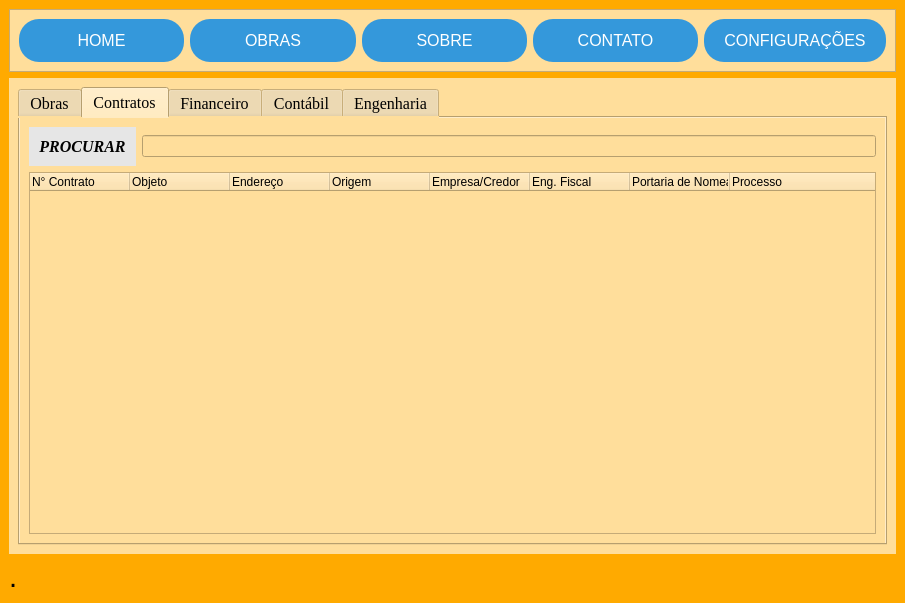
<?xml version="1.0" encoding="UTF-8"?>
<ui version="4.0">
 <class>MainWindow</class>
 <widget class="QMainWindow" name="MainWindow">
  <property name="geometry">
   <rect>
    <x>0</x>
    <y>0</y>
    <width>905</width>
    <height>603</height>
   </rect>
  </property>
  <property name="sizePolicy">
   <sizepolicy hsizetype="Preferred" vsizetype="Maximum">
    <horstretch>0</horstretch>
    <verstretch>0</verstretch>
   </sizepolicy>
  </property>
  <property name="windowTitle">
   <string>MainWindow</string>
  </property>
  <property name="styleSheet">
   <string notr="true">background-color: rgb(255, 170, 0);</string>
  </property>
  <widget class="QWidget" name="centralwidget">
   <layout class="QVBoxLayout" name="verticalLayout">
    <item>
     <widget class="QFrame" name="frame_btns_pgs">
      <property name="styleSheet">
       <string notr="true">
background-color: rgb(255, 222, 155);</string>
      </property>
      <property name="frameShape">
       <enum>QFrame::StyledPanel</enum>
      </property>
      <property name="frameShadow">
       <enum>QFrame::Raised</enum>
      </property>
      <layout class="QHBoxLayout" name="horizontalLayout">
       <item>
        <widget class="QPushButton" name="btn_home">
         <property name="cursor">
          <cursorShape>PointingHandCursor</cursorShape>
         </property>
         <property name="styleSheet">
          <string notr="true">/* Estilos padrão do botão */
QPushButton {
    display: inline-block;
	font-size: 16px;
    padding: 12px 20px;
    background-color: #3498db;
    color: #fff;
    border: none;
    border-radius: 20px;
    cursor: pointer;
    transition: background-color 0.3s;
}

/* Estilos do botão ao passar o mouse */
QPushButton:hover {
    background-color: #2980b9;
}
</string>
         </property>
         <property name="text">
          <string>HOME</string>
         </property>
        </widget>
       </item>
       <item>
        <widget class="QPushButton" name="btn_obras">
         <property name="cursor">
          <cursorShape>PointingHandCursor</cursorShape>
         </property>
         <property name="styleSheet">
          <string notr="true">/* Estilos padrão do botão */
QPushButton {
    display: inline-block;
	font-size: 16px;
    padding: 12px 20px;
    background-color: #3498db;
    color: #fff;
    border: none;
    border-radius: 20px;
    cursor: pointer;
    transition: background-color 0.3s;
}

/* Estilos do botão ao passar o mouse */
QPushButton:hover {
    background-color: #2980b9;
}
</string>
         </property>
         <property name="text">
          <string>OBRAS</string>
         </property>
        </widget>
       </item>
       <item>
        <widget class="QPushButton" name="btn_sobre">
         <property name="cursor">
          <cursorShape>PointingHandCursor</cursorShape>
         </property>
         <property name="styleSheet">
          <string notr="true">/* Estilos padrão do botão */
QPushButton {
    display: inline-block;
	font-size: 16px;
    padding: 12px 20px;
    background-color: #3498db;
    color: #fff;
    border: none;
    border-radius: 20px;
    cursor: pointer;
    transition: background-color 0.3s;
}

/* Estilos do botão ao passar o mouse */
QPushButton:hover {
    background-color: #2980b9;
}
</string>
         </property>
         <property name="text">
          <string>SOBRE</string>
         </property>
        </widget>
       </item>
       <item>
        <widget class="QPushButton" name="btn_contato">
         <property name="cursor">
          <cursorShape>PointingHandCursor</cursorShape>
         </property>
         <property name="styleSheet">
          <string notr="true">/* Estilos padrão do botão */
QPushButton {
    display: inline-block;
	font-size: 16px;
    padding: 12px 20px;
    background-color: #3498db;
    color: #fff;
    border: none;
    border-radius: 20px;
    cursor: pointer;
    transition: background-color 0.3s;
}

/* Estilos do botão ao passar o mouse */
QPushButton:hover {
    background-color: #2980b9;
}
</string>
         </property>
         <property name="text">
          <string>CONTATO</string>
         </property>
        </widget>
       </item>
       <item>
        <widget class="QPushButton" name="btn_config">
         <property name="cursor">
          <cursorShape>PointingHandCursor</cursorShape>
         </property>
         <property name="styleSheet">
          <string notr="true">/* Estilos padrão do botão */
QPushButton {
    display: inline-block;
	font-size: 16px;
    padding: 12px 20px;
    background-color: #3498db;
    color: #fff;
    border: none;
    border-radius: 20px;
    cursor: pointer;
    transition: background-color 0.3s;
}

/* Estilos do botão ao passar o mouse */
QPushButton:hover {
    background-color: #2980b9;
}
</string>
         </property>
         <property name="text">
          <string>CONFIGURAÇÕES</string>
         </property>
        </widget>
       </item>
      </layout>
     </widget>
    </item>
    <item>
     <widget class="QStackedWidget" name="pages">
      <property name="font">
       <font>
        <pointsize>16</pointsize>
       </font>
      </property>
      <property name="styleSheet">
       <string notr="true">background-color: rgb(255, 222, 155);</string>
      </property>
      <property name="currentIndex">
       <number>0</number>
      </property>
      <widget class="QWidget" name="pg_obras">
       <layout class="QVBoxLayout" name="verticalLayout_3">
        <item>
         <widget class="QTabWidget" name="tabWidget">
          <property name="font">
           <font>
            <family>Times New Roman</family>
            <pointsize>12</pointsize>
            <weight>50</weight>
            <italic>false</italic>
            <bold>false</bold>
            <kerning>true</kerning>
           </font>
          </property>
          <property name="tabletTracking">
           <bool>false</bool>
          </property>
          <property name="focusPolicy">
           <enum>Qt::TabFocus</enum>
          </property>
          <property name="styleSheet">
           <string notr="true">background-color: rgb(255, 222, 155);</string>
          </property>
          <property name="tabPosition">
           <enum>QTabWidget::North</enum>
          </property>
          <property name="tabShape">
           <enum>QTabWidget::Rounded</enum>
          </property>
          <property name="currentIndex">
           <number>1</number>
          </property>
          <property name="movable">
           <bool>false</bool>
          </property>
          <widget class="QWidget" name="tab_obras">
           <attribute name="title">
            <string>Obras</string>
           </attribute>
          </widget>
          <widget class="QWidget" name="tab_contratos">
           <attribute name="title">
            <string>Contratos</string>
           </attribute>
           <layout class="QVBoxLayout" name="verticalLayout_6">
            <item>
             <layout class="QHBoxLayout" name="horizontalLayout_10">
              <item>
               <widget class="QPushButton" name="btn_procurar_contratos">
                <property name="font">
                 <font>
                  <family>Times New Roman</family>
                  <pointsize>-1</pointsize>
                  <weight>75</weight>
                  <italic>true</italic>
                  <bold>true</bold>
                 </font>
                </property>
                <property name="tabletTracking">
                 <bool>false</bool>
                </property>
                <property name="styleSheet">
                 <string notr="true">/* Estilos padrão do botão */
QPushButton {
	font-size: 16px;
	background-color: rgb(230, 230, 230);
    padding: 10px 10px;
	border-color: rgb(40, 40, 40);
	color: rgb(0, 0, 0);
    border: none;
    border-radius: 20px;
    cursor: pointer;
    transition: background-color 0.3s;
}

/* Estilos do botão ao passar o mouse */
QPushButton:hover {
    background-color: #2980b9;
}
</string>
                </property>
                <property name="text">
                 <string>PROCURAR</string>
                </property>
                <property name="icon">
                 <iconset theme="search">
                  <normaloff>.</normaloff>.</iconset>
                </property>
               </widget>
              </item>
              <item>
               <widget class="QLineEdit" name="txt_procurar_contratos"/>
              </item>
             </layout>
            </item>
            <item>
             <widget class="QTreeWidget" name="tw_contratos">
              <property name="font">
               <font>
                <family>MS Shell Dlg 2</family>
                <pointsize>11</pointsize>
                <weight>50</weight>
                <italic>false</italic>
                <bold>false</bold>
               </font>
              </property>
              <property name="styleSheet">
               <string notr="true">font: 11pt &quot;MS Shell Dlg 2&quot;;</string>
              </property>
              <property name="autoScrollMargin">
               <number>16</number>
              </property>
              <column>
               <property name="text">
                <string>N° Contrato</string>
               </property>
              </column>
              <column>
               <property name="text">
                <string>Objeto</string>
               </property>
              </column>
              <column>
               <property name="text">
                <string>Endereço</string>
               </property>
              </column>
              <column>
               <property name="text">
                <string>Origem</string>
               </property>
              </column>
              <column>
               <property name="text">
                <string>Empresa/Credor</string>
               </property>
              </column>
              <column>
               <property name="text">
                <string>Eng. Fiscal</string>
               </property>
              </column>
              <column>
               <property name="text">
                <string>Portaria de Nomeação</string>
               </property>
              </column>
              <column>
               <property name="text">
                <string>Processo</string>
               </property>
              </column>
             </widget>
            </item>
           </layout>
          </widget>
          <widget class="QWidget" name="tab_financeiro">
           <attribute name="title">
            <string>Financeiro</string>
           </attribute>
           <layout class="QVBoxLayout" name="verticalLayout_7">
            <item>
             <layout class="QHBoxLayout" name="horizontalLayout_11">
              <item>
               <widget class="QPushButton" name="btn_procurar_financeiro">
                <property name="font">
                 <font>
                  <family>Times New Roman</family>
                  <pointsize>-1</pointsize>
                  <weight>75</weight>
                  <italic>true</italic>
                  <bold>true</bold>
                 </font>
                </property>
                <property name="tabletTracking">
                 <bool>false</bool>
                </property>
                <property name="styleSheet">
                 <string notr="true">/* Estilos padrão do botão */
QPushButton {
	font-size: 16px;
	background-color: rgb(230, 230, 230);
    padding: 10px 10px;
	border-color: rgb(40, 40, 40);
	color: rgb(0, 0, 0);
    border: none;
    border-radius: 20px;
    cursor: pointer;
    transition: background-color 0.3s;
}

/* Estilos do botão ao passar o mouse */
QPushButton:hover {
    background-color: #2980b9;
}
</string>
                </property>
                <property name="text">
                 <string>PROCURAR</string>
                </property>
                <property name="icon">
                 <iconset theme="search">
                  <normaloff>.</normaloff>.</iconset>
                </property>
               </widget>
              </item>
              <item>
               <widget class="QLineEdit" name="txt_procurar_financeiro"/>
              </item>
             </layout>
            </item>
            <item>
             <widget class="QTreeWidget" name="tw_financeiro">
              <property name="styleSheet">
               <string notr="true">font: 11pt &quot;MS Shell Dlg 2&quot;;</string>
              </property>
              <column>
               <property name="text">
                <string>N° Contrato</string>
               </property>
              </column>
              <column>
               <property name="text">
                <string>Indenização</string>
               </property>
              </column>
              <column>
               <property name="text">
                <string>Valor do Contrato (R$)</string>
               </property>
              </column>
              <column>
               <property name="text">
                <string>Redução do Valor do Contrato (R$)</string>
               </property>
              </column>
              <column>
               <property name="text">
                <string>Valor de Aditivo (R$)</string>
               </property>
              </column>
              <column>
               <property name="text">
                <string>Valor Empenhado (R$)</string>
               </property>
              </column>
              <column>
               <property name="text">
                <string>Valor Anulado (R$)</string>
               </property>
              </column>
              <column>
               <property name="text">
                <string>Valor Total (R$)</string>
               </property>
              </column>
              <column>
               <property name="text">
                <string>Medições</string>
               </property>
              </column>
              <column>
               <property name="text">
                <string>Nota Fiscal</string>
               </property>
              </column>
              <column>
               <property name="text">
                <string>Valor Faturado (R$)</string>
               </property>
              </column>
              <column>
               <property name="text">
                <string>Saldo a Faturar (R$)</string>
               </property>
              </column>
             </widget>
            </item>
           </layout>
          </widget>
          <widget class="QWidget" name="tab_contabil">
           <attribute name="title">
            <string>Contábil</string>
           </attribute>
           <layout class="QVBoxLayout" name="verticalLayout_8">
            <item>
             <layout class="QHBoxLayout" name="horizontalLayout_12">
              <item>
               <widget class="QPushButton" name="btn_procurar_contabil">
                <property name="font">
                 <font>
                  <family>Times New Roman</family>
                  <pointsize>-1</pointsize>
                  <weight>75</weight>
                  <italic>true</italic>
                  <bold>true</bold>
                 </font>
                </property>
                <property name="tabletTracking">
                 <bool>false</bool>
                </property>
                <property name="styleSheet">
                 <string notr="true">/* Estilos padrão do botão */
QPushButton {
	font-size: 16px;
	background-color: rgb(230, 230, 230);
    padding: 10px 10px;
	border-color: rgb(40, 40, 40);
	color: rgb(0, 0, 0);
    border: none;
    border-radius: 20px;
    cursor: pointer;
    transition: background-color 0.3s;
}

/* Estilos do botão ao passar o mouse */
QPushButton:hover {
    background-color: #2980b9;
}
</string>
                </property>
                <property name="text">
                 <string>PROCURAR</string>
                </property>
                <property name="icon">
                 <iconset theme="search">
                  <normaloff>.</normaloff>.</iconset>
                </property>
               </widget>
              </item>
              <item>
               <widget class="QLineEdit" name="txt_procurar_contabil"/>
              </item>
             </layout>
            </item>
            <item>
             <widget class="QTreeWidget" name="tw_contabil">
              <property name="styleSheet">
               <string notr="true">font: 11pt &quot;MS Shell Dlg 2&quot;;</string>
              </property>
              <column>
               <property name="text">
                <string>N° Contrato</string>
               </property>
              </column>
              <column>
               <property name="text">
                <string>Data do empenho</string>
               </property>
              </column>
              <column>
               <property name="text">
                <string>Empenho</string>
               </property>
              </column>
              <column>
               <property name="text">
                <string>Unidade Orçametária</string>
               </property>
              </column>
              <column>
               <property name="text">
                <string>Programa de Trabalho</string>
               </property>
              </column>
              <column>
               <property name="text">
                <string>Fonte de Recurso</string>
               </property>
              </column>
              <column>
               <property name="text">
                <string>Natureza da Despesa</string>
               </property>
              </column>
              <column>
               <property name="text">
                <string>Conta Contábil</string>
               </property>
              </column>
              <column>
               <property name="text">
                <string>Depreciação</string>
               </property>
              </column>
             </widget>
            </item>
           </layout>
          </widget>
          <widget class="QWidget" name="tab_engenharia">
           <attribute name="title">
            <string>Engenharia</string>
           </attribute>
           <layout class="QVBoxLayout" name="verticalLayout_9">
            <item>
             <layout class="QHBoxLayout" name="horizontalLayout_13">
              <item>
               <widget class="QPushButton" name="btn_procurar_engenharia">
                <property name="font">
                 <font>
                  <family>Times New Roman</family>
                  <pointsize>-1</pointsize>
                  <weight>75</weight>
                  <italic>true</italic>
                  <bold>true</bold>
                 </font>
                </property>
                <property name="tabletTracking">
                 <bool>false</bool>
                </property>
                <property name="styleSheet">
                 <string notr="true">/* Estilos padrão do botão */
QPushButton {
	font-size: 16px;
	background-color: rgb(230, 230, 230);
    padding: 10px 10px;
	border-color: rgb(40, 40, 40);
	color: rgb(0, 0, 0);
    border: none;
    border-radius: 20px;
    cursor: pointer;
    transition: background-color 0.3s;
}

/* Estilos do botão ao passar o mouse */
QPushButton:hover {
    background-color: #2980b9;
}
</string>
                </property>
                <property name="text">
                 <string>PROCURAR</string>
                </property>
                <property name="icon">
                 <iconset theme="search">
                  <normaloff>.</normaloff>.</iconset>
                </property>
               </widget>
              </item>
              <item>
               <widget class="QLineEdit" name="txt_procurar_engenharia"/>
              </item>
             </layout>
            </item>
            <item>
             <widget class="QTreeWidget" name="tw_engenharia">
              <property name="font">
               <font>
                <family>MS Shell Dlg 2</family>
                <pointsize>11</pointsize>
                <weight>50</weight>
                <italic>false</italic>
                <bold>false</bold>
               </font>
              </property>
              <property name="styleSheet">
               <string notr="true">font: 11pt &quot;MS Shell Dlg 2&quot;;</string>
              </property>
              <column>
               <property name="text">
                <string>N° Contrato</string>
               </property>
              </column>
              <column>
               <property name="text">
                <string>Prazo do Contrato (DIAS)</string>
               </property>
              </column>
              <column>
               <property name="text">
                <string>Aditivo de Prazo (DIAS)</string>
               </property>
              </column>
              <column>
               <property name="text">
                <string>Prazo Total (DIAS)</string>
               </property>
              </column>
              <column>
               <property name="text">
                <string>Início</string>
               </property>
              </column>
              <column>
               <property name="text">
                <string>Término</string>
               </property>
              </column>
              <column>
               <property name="text">
                <string>Observação</string>
               </property>
              </column>
              <column>
               <property name="text">
                <string>Situação da Obra</string>
               </property>
              </column>
              <column>
               <property name="text">
                <string>Validade</string>
               </property>
              </column>
             </widget>
            </item>
           </layout>
          </widget>
         </widget>
        </item>
       </layout>
      </widget>
      <widget class="QWidget" name="pg_contato">
       <widget class="QLabel" name="label_13">
        <property name="geometry">
         <rect>
          <x>370</x>
          <y>40</y>
          <width>131</width>
          <height>31</height>
         </rect>
        </property>
        <property name="font">
         <font>
          <pointsize>20</pointsize>
          <weight>75</weight>
          <bold>true</bold>
         </font>
        </property>
        <property name="text">
         <string>CONTATO</string>
        </property>
       </widget>
      </widget>
      <widget class="QWidget" name="pg_home">
       <layout class="QVBoxLayout" name="verticalLayout_2">
        <item>
         <widget class="QLabel" name="label">
          <property name="styleSheet">
           <string notr="true">background-color: rgb(255, 222, 155);</string>
          </property>
          <property name="text">
           <string>&lt;html&gt;&lt;head/&gt;&lt;body&gt;&lt;p align=&quot;center&quot;&gt;&lt;span style=&quot; font-size:20pt; font-weight:600;&quot;&gt;CONTROLE DE OBRAS INTEGRADO&lt;/span&gt;&lt;/p&gt;&lt;/body&gt;&lt;/html&gt;</string>
          </property>
         </widget>
        </item>
       </layout>
      </widget>
      <widget class="QWidget" name="pg_cadastro">
       <property name="styleSheet">
        <string notr="true">background-color: rgb(255, 222, 155, 0.5);</string>
       </property>
       <layout class="QVBoxLayout" name="verticalLayout_4">
        <item>
         <widget class="QLabel" name="label_2">
          <property name="text">
           <string>&lt;html&gt;&lt;head/&gt;&lt;body&gt;&lt;p align=&quot;center&quot;&gt;&lt;span style=&quot; font-size:24pt; font-weight:600;&quot;&gt;CADASTRAR USUÁRIO&lt;/span&gt;&lt;/p&gt;&lt;/body&gt;&lt;/html&gt;</string>
          </property>
         </widget>
        </item>
        <item>
         <layout class="QHBoxLayout" name="horizontalLayout_2">
          <item>
           <widget class="QLabel" name="label_3">
            <property name="font">
             <font>
              <pointsize>12</pointsize>
             </font>
            </property>
            <property name="styleSheet">
             <string notr="true">background-color: rgb(255, 222, 155, 0);</string>
            </property>
            <property name="text">
             <string>Nome</string>
            </property>
           </widget>
          </item>
          <item>
           <widget class="QLineEdit" name="txt_nome">
            <property name="styleSheet">
             <string notr="true">background-color: rgb(255, 255, 255, 0.75);</string>
            </property>
           </widget>
          </item>
         </layout>
        </item>
        <item>
         <layout class="QHBoxLayout" name="horizontalLayout_8">
          <item>
           <widget class="QLabel" name="label_10">
            <property name="font">
             <font>
              <pointsize>12</pointsize>
             </font>
            </property>
            <property name="styleSheet">
             <string notr="true">background-color: rgb(255, 222, 155, 0);</string>
            </property>
            <property name="text">
             <string>Setor</string>
            </property>
           </widget>
          </item>
          <item>
           <widget class="QLineEdit" name="txt_setor">
            <property name="styleSheet">
             <string notr="true">background-color: rgb(255, 255, 255, 0.75);</string>
            </property>
           </widget>
          </item>
         </layout>
        </item>
        <item>
         <layout class="QHBoxLayout" name="horizontalLayout_3">
          <item>
           <widget class="QLabel" name="label_4">
            <property name="font">
             <font>
              <pointsize>12</pointsize>
             </font>
            </property>
            <property name="styleSheet">
             <string notr="true">background-color: rgb(255, 222, 155, 0);</string>
            </property>
            <property name="text">
             <string>Matrícula</string>
            </property>
           </widget>
          </item>
          <item>
           <widget class="QLineEdit" name="txt_matricula">
            <property name="styleSheet">
             <string notr="true">background-color: rgb(255, 255, 255, 0.75);</string>
            </property>
           </widget>
          </item>
         </layout>
        </item>
        <item>
         <layout class="QHBoxLayout" name="horizontalLayout_4">
          <item>
           <widget class="QLabel" name="label_5">
            <property name="font">
             <font>
              <pointsize>12</pointsize>
             </font>
            </property>
            <property name="styleSheet">
             <string notr="true">background-color: rgb(255, 222, 155, 0);</string>
            </property>
            <property name="text">
             <string>Senha</string>
            </property>
           </widget>
          </item>
          <item>
           <widget class="QLineEdit" name="txt_senha">
            <property name="styleSheet">
             <string notr="true">background-color: rgb(255, 255, 255, 0.75);</string>
            </property>
            <property name="text">
             <string/>
            </property>
            <property name="echoMode">
             <enum>QLineEdit::Password</enum>
            </property>
           </widget>
          </item>
         </layout>
        </item>
        <item>
         <layout class="QHBoxLayout" name="horizontalLayout_5">
          <item>
           <widget class="QLabel" name="label_6">
            <property name="font">
             <font>
              <pointsize>12</pointsize>
             </font>
            </property>
            <property name="styleSheet">
             <string notr="true">background-color: rgb(255, 222, 155, 0);</string>
            </property>
            <property name="text">
             <string>Senha</string>
            </property>
           </widget>
          </item>
          <item>
           <widget class="QLineEdit" name="txt_senha_2">
            <property name="styleSheet">
             <string notr="true">background-color: rgb(255, 255, 255, 0.75);</string>
            </property>
            <property name="text">
             <string/>
            </property>
            <property name="echoMode">
             <enum>QLineEdit::Password</enum>
            </property>
           </widget>
          </item>
         </layout>
        </item>
        <item>
         <layout class="QHBoxLayout" name="horizontalLayout_7">
          <item>
           <widget class="QLabel" name="label_7">
            <property name="font">
             <font>
              <pointsize>12</pointsize>
             </font>
            </property>
            <property name="styleSheet">
             <string notr="true">background-color: rgb(255, 222, 155, 0);</string>
            </property>
            <property name="text">
             <string>Perfil</string>
            </property>
           </widget>
          </item>
          <item>
           <widget class="QComboBox" name="cb_perfil">
            <property name="font">
             <font>
              <pointsize>12</pointsize>
             </font>
            </property>
            <property name="styleSheet">
             <string notr="true">background-color: rgb(255, 255, 255, 0.75);</string>
            </property>
            <item>
             <property name="text">
              <string>Usuário</string>
             </property>
            </item>
            <item>
             <property name="text">
              <string>Administrador do Setor</string>
             </property>
            </item>
            <item>
             <property name="text">
              <string>Administrador Geral</string>
             </property>
            </item>
           </widget>
          </item>
         </layout>
        </item>
        <item>
         <layout class="QHBoxLayout" name="horizontalLayout_6">
          <item>
           <widget class="QLabel" name="label_8">
            <property name="styleSheet">
             <string notr="true">background-color: rgb(255, 222, 155, 0);</string>
            </property>
            <property name="text">
             <string/>
            </property>
           </widget>
          </item>
          <item>
           <widget class="QPushButton" name="btn_cadastro_usuario">
            <property name="font">
             <font>
              <pointsize>-1</pointsize>
              <weight>75</weight>
              <bold>true</bold>
             </font>
            </property>
            <property name="cursor">
             <cursorShape>PointingHandCursor</cursorShape>
            </property>
            <property name="styleSheet">
             <string notr="true">/* Estilos padrão do botão */
QPushButton {
    display: inline-block;
	font-size: 16px;
    padding: 12px 20px;
    background-color: #3498db;
    color: #fff;
    border: none;
    border-radius: 20px;
    cursor: pointer;
    transition: background-color 0.3s;
}

/* Estilos do botão ao passar o mouse */
QPushButton:hover {
    background-color: #2980b9;
}
</string>
            </property>
            <property name="text">
             <string>CADASTRAR</string>
            </property>
           </widget>
          </item>
          <item>
           <widget class="QLabel" name="label_9">
            <property name="styleSheet">
             <string notr="true">background-color: rgb(255, 222, 155, 0);</string>
            </property>
            <property name="text">
             <string/>
            </property>
           </widget>
          </item>
         </layout>
        </item>
       </layout>
      </widget>
      <widget class="QWidget" name="pg_sobre">
       <widget class="QLabel" name="label_14">
        <property name="geometry">
         <rect>
          <x>400</x>
          <y>20</y>
          <width>101</width>
          <height>71</height>
         </rect>
        </property>
        <property name="font">
         <font>
          <pointsize>20</pointsize>
          <weight>75</weight>
          <bold>true</bold>
         </font>
        </property>
        <property name="text">
         <string>SOBRE</string>
        </property>
       </widget>
      </widget>
      <widget class="QWidget" name="pg_config">
       <layout class="QVBoxLayout" name="verticalLayout_5">
        <item>
         <layout class="QHBoxLayout" name="horizontalLayout_9">
          <item>
           <widget class="QLabel" name="label_11">
            <property name="text">
             <string/>
            </property>
           </widget>
          </item>
          <item>
           <widget class="QPushButton" name="btn_cadastrar_user">
            <property name="text">
             <string>Cadastrar Usuário</string>
            </property>
           </widget>
          </item>
          <item>
           <widget class="QLabel" name="label_12">
            <property name="text">
             <string/>
            </property>
           </widget>
          </item>
         </layout>
        </item>
       </layout>
      </widget>
     </widget>
    </item>
    <item>
     <widget class="QLabel" name="rodape">
      <property name="sizePolicy">
       <sizepolicy hsizetype="Expanding" vsizetype="Preferred">
        <horstretch>0</horstretch>
        <verstretch>0</verstretch>
       </sizepolicy>
      </property>
      <property name="styleSheet">
       <string notr="true">background-image: url(:/img/rodape.png);
background-size: cover;
</string>
      </property>
      <property name="text">
       <string>&lt;html&gt;&lt;head/&gt;&lt;body&gt;&lt;p&gt;&lt;span style=&quot; font-size:22pt;&quot;&gt;.&lt;/span&gt;&lt;/p&gt;&lt;/body&gt;&lt;/html&gt;</string>
      </property>
      <property name="textFormat">
       <enum>Qt::RichText</enum>
      </property>
     </widget>
    </item>
   </layout>
  </widget>
 </widget>
 <resources>
  <include location="IMAGE/images.qrc"/>
 </resources>
 <connections/>
</ui>
